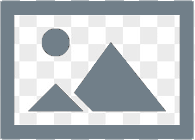
%> input picture imageicon/1.png, 195 x 140 px
$ octave work.m   (GNU Octave 9; MATLAB toolbox functions it lacks are replaced by stand-ins)
%> lines starting %> are read from the running program, lines starting %| are printed output that depends on the picture; in (x1, y1, x2, y2) boxes, pixels count from 0 and x2, y2 are one past the last pixel; in counts of white or black regions, pixels touching at a corner belong together; the program's own positions count from 1
%% work.m  主脚本：彩色/灰度自适应 + 5/6 种变换
clear all; close all; clc;

%% 1. 读入并自动判别
file = '1.png';       % 可换成任意路径
I = imread(file);
%> I is the input picture: size 140x195x3 uint8; mean R, G, B 180.4, 187.1, 191.9

% 判别是否为灰度
if ndims(I)==2 || (ndims(I)==3 && size(I,3)==1)
    isGray = true;
    Igray = I;
    if ndims(I)==3, Igray = squeeze(I); end
else
    isGray = false;      % 真彩色
    Igray = rgb2gray(I);
end
Igray = im2double(Igray);
%> Igray: size 140x195 double

%% 2. 灰度图统一做三种投影重建
theta = 0:179;
[R, rho] = radon(Igray, theta);        % Radon
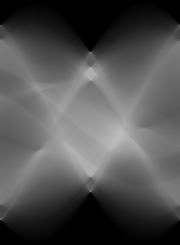
%> R: size 245x180 double; min 0, max 188.7, mean 81.1
%> rho = 245 values from -122 to 122
% 2.1 正弦图
figure; imagesc(theta, rho, R); axis xy; colormap(gray); colorbar;
xlabel('角度 (°)'); ylabel('ρ'); title('Radon 变换（正弦图）');

% 2.2 傅里叶切片定理（45°）
ang  = 45;
proj = radon(Igray, ang);
%> proj = 245 values, max 154.4 at index 152, min 0 at index 1, mean 81.14
F1   = fftshift(fft(proj(:)));
F2   = fft2(Igray);
[M,N] = size(Igray);
%> M = 140; N = 195
[U,V] = meshgrid(-N/2:N/2-1, -M/2:M/2-1);
omega = linspace(-pi, pi, length(F1));
%> omega = 245 values from -3.14 to 3.14
slice = interp2(U,V,abs(F2), omega*cosd(ang), omega*sind(ang));
%> slice = 245 values, max 9.51 at index 123, min 3.03 at index 50, mean 4.9
figure; plot(abs(F1),'r-','LineWidth',2); hold on;
plot(slice,'b--','LineWidth',1.5); grid on;
legend('投影一维 FFT','二维 FFT 切片'); title('傅里叶切片定理验证（45°）');

% 2.3 滤波反投影重建
Irec = iradon(R, theta, 'linear', 'Ram-Lak', 1, size(Igray,1));
figure;
subplot(1,2,1); imshow(Igray,[]); title('原灰度图');
subplot(1,2,2); imshow(Irec,[]); title('滤波反投影重建');

%% 3. 彩色/灰度分支显示
if ~isGray          % --------- 彩色图分支 ---------
    % 3.1 RGB 原图
    figure; imshow(I); title('RGB 原图');
    % 3.2 RGB↔HSI
    hsi = rgb2hsi(I);
    figure;
    subplot(1,3,1); imshow(hsi(:,:,1),[]); title('H 通道');
    subplot(1,3,2); imshow(hsi(:,:,2),[]); title('S 通道');
    subplot(1,3,3); imshow(hsi(:,:,3),[]); title('I 通道');
    Ihsi2rgb = hsi2rgb(hsi);
    figure; imshow(Ihsi2rgb); title('HSI→RGB 复原图');
    % 3.3 灰度假彩色
    RGBpseudo = hsi2rgb(cat(3,Igray,ones(size(Igray)),Igray));
    figure;
    subplot(1,2,1); imshow(Igray,[]); title('灰度图');
    subplot(1,2,2); imshow(RGBpseudo); title('密度分割伪彩色（HSI 色环）');
else                % --------- 灰度图分支 ---------
    % 直接做 5 种变换
    figure; imshow(Igray,[]); title('原灰度图');   % 相当于“RGB 显示”
    RGBpseudo = hsi2rgb(cat(3,Igray,ones(size(Igray)),Igray));
    figure; imshow(RGBpseudo); title('密度分割伪彩色（HSI 色环）');
end

%% ----------  局部函数  ----------
function hsi = rgb2hsi(rgb)
    rgb = im2double(rgb);
    R = rgb(:,:,1); G = rgb(:,:,2); B = rgb(:,:,3);
    I = (R+G+B)/3;
%> I: size 140x195 double
    S = 1 - 3.*min(min(R,G),B)./(R+G+B+eps);
    num = 0.5*((R-G)+(R-B));
    den = sqrt((R-G).^2 + (R-B).*(G-B));
    theta = acos(num./(den+eps));
    H = theta;  H(B>G) = 2*pi - H(B>G);  H = H/(2*pi);
    hsi = cat(3,H,S,I);
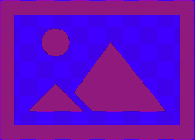
%> hsi: size 140x195x3 double; mean R, G, B 0.407, 0.048, 0.731
end

function rgb = hsi2rgb(hsi)
    H = hsi(:,:,1)*2*pi; S = hsi(:,:,2); I = hsi(:,:,3);
    R = zeros(size(H)); G = R; B = R;
    idx = (0<=H)&(H<2*pi/3);
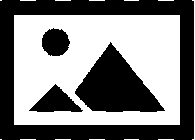
%> idx: size 140x195 logical; 50.7% white; 4 black regions, box (x1, y1, x2, y2) and area: (0, 0, 194, 140) 8734, (75, 42, 165, 112) 3364, (29, 84, 83, 112) 770, (42, 28, 70, 56) 603
    B(idx) = I(idx).*(1-S(idx));
    R(idx) = I(idx).*(1 + S(idx).*cos(H(idx))./cos(pi/3-H(idx)));
    G(idx) = 3*I(idx)-(R(idx)+B(idx));
    idx = (2*pi/3<=H)&(H<4*pi/3);
%> idx: size 140x195 logical; 49.3% white; 4 white regions, box (x1, y1, x2, y2) and area: (0, 0, 194, 140) 8734, (75, 43, 165, 112) 3357, (29, 84, 83, 112) 769, (42, 28, 70, 56) 602
    H2 = H(idx)-2*pi/3;
    R(idx) = I(idx).*(1-S(idx));
    G(idx) = I(idx).*(1 + S(idx).*cos(H2)./cos(pi/3-H2));
    B(idx) = 3*I(idx)-(R(idx)+G(idx));
    idx = (4*pi/3<=H)&(H<=2*pi);
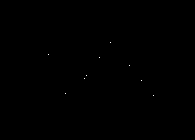
%> idx: size 140x195 logical; 0.03% white in thin lines or dots, all inside (x1, y1, x2, y2) = (48, 42, 154, 96)
    H2 = H(idx)-4*pi/3;
%> H2 = [1.69e-14; 1.69e-14; 1.69e-14; 1.69e-14; 1.69e-14; 1.69e-14; 1.69e-14; 1.69e-14; 1.69e-14]
    G(idx) = I(idx).*(1-S(idx));
%> G: size 140x195 double; min 0.298, max 1, mean 0.734; mean of the top-left, top-right, bottom-left and bottom-right quarters 0.77, 0.777, 0.72, 0.669
    B(idx) = I(idx).*(1 + S(idx).*cos(H2)./cos(pi/3-H2));
%> B: size 140x195 double; min 0.298, max 1, mean 0.753; mean of the top-left, top-right, bottom-left and bottom-right quarters 0.785, 0.792, 0.74, 0.694
    R(idx) = 3*I(idx)-(G(idx)+B(idx));
%> R: size 140x195 double; min 0.298, max 1, mean 0.708; mean of the top-left, top-right, bottom-left and bottom-right quarters 0.748, 0.755, 0.692, 0.635
    rgb = cat(3,R,G,B);
%> in hsi2rgb (call 2), `H = hsi(:,:,1)*2*pi`:
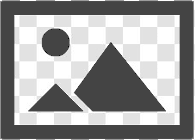
%> H: size 140x195 double; min 1.87, max 6.28, mean 4.58; drawn with min black and max white
%> in hsi2rgb (call 2), `S = hsi(:,:,2)`: S: size 140x195 double; every value is 1
%> in hsi2rgb (call 2), `idx = (0<=H)&(H<2*pi/3);`: idx: size 140x195 logical; 0.02% white in thin lines or dots, all inside (x1, y1, x2, y2) = (45, 29, 69, 53)
%> in hsi2rgb (call 2), `B(idx) = I(idx).*(1-S(idx));`: B: size 140x195 double; every value is 0
%> in hsi2rgb (call 2), `idx = (2*pi/3<=H)&(H<4*pi/3);`: idx: size 140x195 logical; 47.4% white; 4 white regions, box (x1, y1, x2, y2) and area: (1, 1, 193, 139) 8236, (74, 42, 166, 111) 3340, (29, 84, 83, 111) 758, (42, 29, 70, 56) 604
%> in hsi2rgb (call 2), `idx = (4*pi/3<=H)&(H<=2*pi);`: idx: size 140x195 logical; 52.6% white; 4 black regions, box (x1, y1, x2, y2) and area: (1, 1, 193, 139) 8236, (74, 42, 166, 111) 3340, (29, 84, 83, 111) 758, (42, 29, 70, 56) 609
%> in hsi2rgb (call 2), `B(idx) = I(idx).*(1 + S(idx).*cos(H2)./cos(pi/3-H2));`:
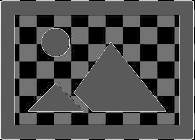
%> B: size 140x195 double; min -1.11e-15, max 1.96, mean 0.612; drawn with min black and max white
%> in hsi2rgb (call 2), `rgb = max(min(rgb,1),0);`:
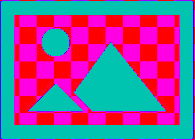
%> rgb: size 140x195x3 double; mean R, G, B 0.511, 0.362, 0.591
    rgb = max(min(rgb,1),0);
end

$ run again, with imageicon/3.png copied over imageicon/1.png
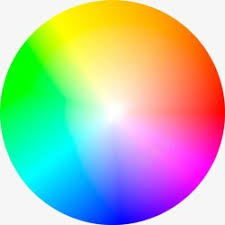
%> input picture imageicon/3.png, 225 x 225 px
%> I is the input picture: size 225x225x3 uint8; mean R, G, B 179.3, 190.7, 170.7
%> rho = 323 values from -161 to 161
%> proj = 323 values, max 269.7 at index 162, min 0 at index 1, mean 113.7
%> slice = 323 values, max 0.526 at index 126, min 0.2 at index 54, mean 0.366
%> I: size 225x225 double
%> in hsi2rgb, `idx = (0<=H)&(H<2*pi/3);`:
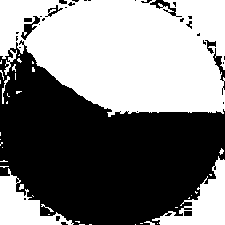
%> idx: size 225x225 logical; 48.9% white; 39 white regions (32 under 20 px), largest, box (x1, y1, x2, y2) and area: (0, 0, 225, 117) 20699, (152, 156, 225, 225) 1956, (0, 168, 74, 225) 1753
%> in hsi2rgb (call 2), `rgb = max(min(rgb,1),0);`:
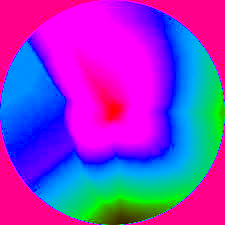
%> rgb: size 225x225x3 double; mean R, G, B 0.527, 0.224, 0.788

$ run again, with imageicon/下载 (1).png copied over imageicon/1.png
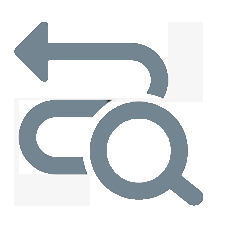
%> input picture imageicon/下载 (1).png, 225 x 225 px
%> I is the input picture: size 225x225x3 uint8; mean R, G, B 222.4, 226.2, 229.1
%> rho = 323 values from -161 to 161
%> proj = 323 values, max 265.8 at index 162, min 0 at index 1, mean 138.5
%> slice = 323 values, max 13.92 at index 81, min 8.77 at index 1, mean 11.47
%> I: size 225x225 double
%> H2 = [3.29e-14; 3.29e-14; 3.29e-14; 3.29e-14]
%> in hsi2rgb (call 2), `rgb = max(min(rgb,1),0);`:
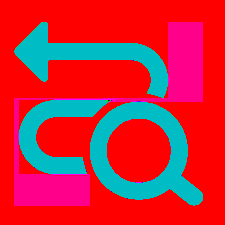
%> rgb: size 225x225x3 double; mean R, G, B 0.774, 0.168, 0.239
